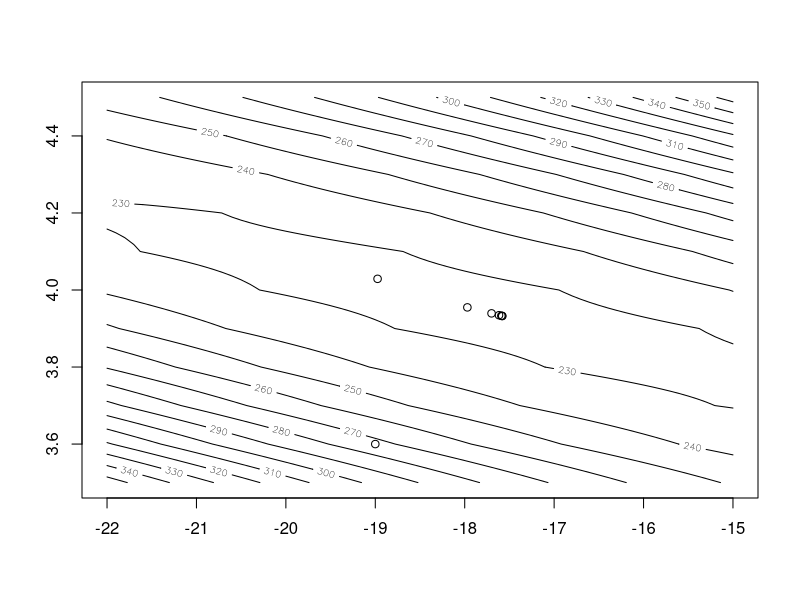
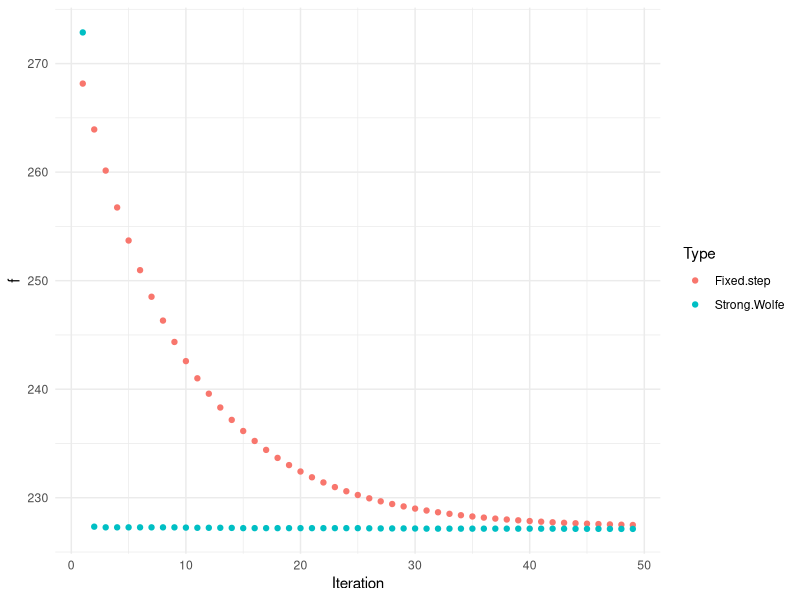

Here is the R script that generated these plots, in order:
## ---- chunk 1
s <- cars$speed; d <- cars$dist
data_length <- length(s)
## ---- chunk 2
f <- function(x) 1/data_length * sum(((x[1] + x[2] * s) - d)^2)
g <- function(x) {
  gradient.a <- 2/data_length * sum((x[1] + x[2] * s) - d)
  gradient.b <- 2/data_length * sum(s * ((x[1] + x[2] * s) - d))
  return(c(gradient.a, gradient.b))
}
## ---- chunk 3
# Usign the norm as a criteria for convergence
norm2 <- function(x) norm(as.matrix(x), type = "2")

basic_gd <- function(output = FALSE, x_0 = c(-19,3.6), alpha = 1e-4, tolerance = 1e-4,
                     k_max = 10000) {
  x_k <- x_0
  f_iterates <- rep(0, k_max)
  keep_going <- TRUE
  k <- 0
  while(keep_going) {
    k <- k + 1
    g_k <- g(x_k)
    p_k <- -g_k
    x_k <- x_k + alpha * p_k
    keep_going <- ((norm2(g_k) >= tolerance) & (k < k_max))
    f_iterates[k] <- f(x_k)
  }
  if((norm2(g_k) <= tolerance)) {
    cat('Converged in', k, 'steps', '\n')
  } else {
    cat('Iteration limit reached', '\n')
  }
  cat('f(x_k) = ',f(x_k),'\t','x_k = ',x_k)
  if(output == TRUE) {
    return(f_iterates)
  }
}
basic_gd()
## ---- chunk 4
norm2 <- function(x) norm(as.matrix(x), type = "2")

# Implementation of Algorithm 3.5
# (Line Search Algorithm)
alpha <- function(a_0, x_k, c1, c2, r_k) {
  a_max <- 4*a_0
  f_k <- f(x_k)
  phi_k <- f_k
  a_1 <- a_0
  a0 <- 0
  a_k <- a_1
  a_k_old <- a0
  k <- 0
  k_max <- 10000
  done <- FALSE
  while(!done) {
    k <- k + 1
    f_k <- f(x_k)
    g_k <- g(x_k)
    p_k <- -g_k
    phi_k_old <- f(x_k + a_k_old * p_k)
      phi_k <- f(x_k + a_k * p_k)
      dphi_k_0 <- t(g(x_k)) %*% p_k
      l_k <- f_k + c1 * a_k * dphi_k_0
      if ((phi_k > l_k) || ((k > 1) && (phi_k >= phi_k_old))) {
        return(zoom(a_k_old, a_k, x_k, c1, c2))
      }
    dphi_k <- t(g(x_k + a_k * p_k)) %*% p_k
      if (abs(dphi_k) <= -c2*dphi_k_0) {
        return(a_k)
      }
    if (dphi_k >= 0) {
      return(zoom(a_k, a_k_old, x_k, c1, c2))
    }
    a_k_old <- a_k
    a_k <- r_k*a_k + (1 - r_k)*a_max
    done <- (k > k_max)
  }
  return(a_k)
}

# Implementation of Algorithm 3.6
# (Zoom Algorithm)
zoom <- function(a_lo, a_hi, x_k, c1, c2) {
  f_k <- f(x_k)
  g_k <- g(x_k)
  p_k <- -g_k
  k <- 0
  k_max <- 10000   # Maximum number of iterations.
  done <- FALSE
  while(!done) {
    k <- k + 1
    phi_lo <- f(x_k + a_lo * p_k)
      a_k <- 0.5*(a_lo + a_hi)
      phi_k <-  f(x_k + a_k * p_k)
      dphi_k_0 <- t(g(x_k)) %*% p_k
      l_k <-  f_k + c1 * a_k * dphi_k_0
      if ((phi_k > l_k) || (phi_k >= phi_lo)) {
        a_hi <- a_k
      } else {
        dphi_k <-  t(g(x_k + a_k * p_k)) %*% p_k
          if (abs(dphi_k) <= -c2*dphi_k_0) {
            return(a_k)
          }
        if (dphi_k*(a_hi - a_lo) >= 0) {
          a_hi <- a_lo
        }
        a_lo <- a_k
      }
    done <- (k > k_max)
  }
  return(a_k)
}
## ---- chunk 5
strong_wolfe_gd <-
  function(f, g, x_0, a_0 = 1, r_k = 0.5,
           c1 = 1e-4, c2 = 4e-1, tol_grad_f = 1e-4,
           k_max = 100000, output = FALSE, plot = FALSE) {
  f_iterates <- rep(0,k_max)
  keep_going <- TRUE

  if (plot) {
    agrid <- seq(-22,-15,.1)
    bgrid <- seq(3.5,4.5,.1)
    zvalues <- matrix(NA_real_,length(agrid),length(bgrid))
    for (i in 1:length(agrid)) {
      for (j in 1:length(bgrid)) {
        zvalues[i,j] <- f(c(agrid[i],bgrid[j]))
      }
    }
    my_levels <- seq(150, 400, 10)
    contour(agrid, bgrid, zvalues, levels = my_levels)
    points(x_0[1], x_0[2])
  }

  x_k <- x_0
  k <- 0
  while (keep_going) {
    f_iterates[k+1] <- f(x_k) 
    k <- k + 1
    a_k <- alpha(a_0, x_k, c1, c2, r_k)
    g_k <- g(x_k)
    p_k <- -g_k
    x_k <- x_k + a_k*p_k
    keep_going <- (norm2(g_k) >= tol_grad_f) & (k < k_max)
    
    #plot iterates
    if (plot) {
      if (k == 1 || k %% 100 == 0) {
        points(x_k[1], x_k[2])
      }
    }
  }
  if (!output) {
    if((norm2(g_k) <= tol_grad_f)) {
      cat('Converged in', k, 'steps', '\n')
    } else {
      cat('Iteration limit reached', '\n')
    }
    cat('f(x_k) = ',f(x_k),'\t', 'x_k = ', x_k)
  }
  if (output == TRUE) {
    return(f_iterates)
  }
}
strong_wolfe_gd(f,g, c(-19, 3.6), output = FALSE, plot = TRUE)
## ---- chunk 6
plot.data <- cbind('Fixed-step' = basic_gd(output = TRUE), 'Strong-Wolfe' = strong_wolfe_gd(output = TRUE, f, g, c(-19,3.6)), 'Iteration' = seq(1,100000,1))
library(tidyverse)
plot.data.long <- gather(data.frame(plot.data), key = 'Type', value = 'f', -Iteration)
plot.data.long <- filter(plot.data.long, Iteration < 50)
## ---- chunk 7
ggplot(plot.data.long) + geom_point(aes(x = Iteration, y = f, color = Type)) + theme_minimal()
